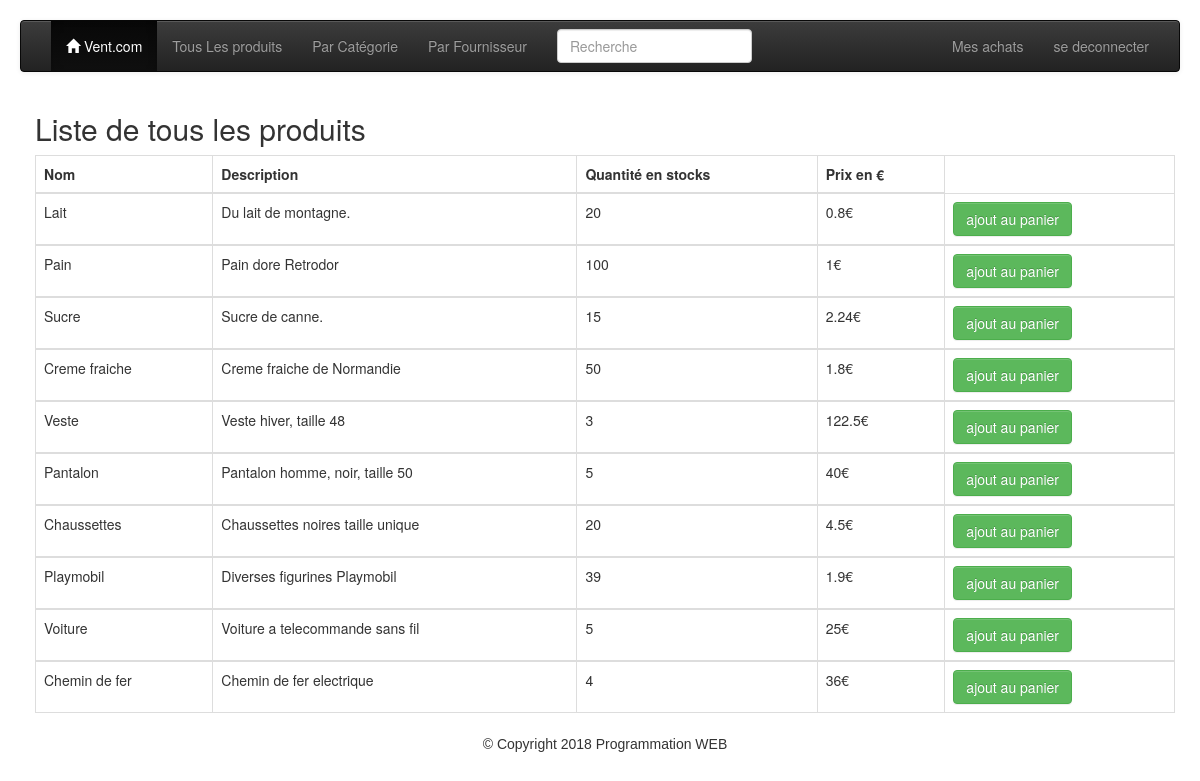
The page /listeTous.php (signed in) on the database its author committed.
### tables this page shows
CREATE TABLE `produits` (
  `pid` int(11) NOT NULL,
  `nom` varchar(50) NOT NULL,
  `description` text NOT NULL,
  `qte` int(11) UNSIGNED NOT NULL,
  `prix` float UNSIGNED NOT NULL,
  `uid` int(11) NOT NULL,
  `ctid` int(11) NOT NULL
);

### auth/loader.php (called while the page is built, shortened)
<?php
spl_autoload_register(function ($class) {
    $path = explode('\\',$class);
    $class = array_pop($path);
});
$idm = new Pw\Auth\Identity\IdentityManager();

### auth/IdentityManager.php (called while the page is built, shortened)
<?php
class IdentityManager implements \ArrayAccess
{
    protected $storage;
    public function __construct(&$storage = null)
    {
        if (is_array($storage)) {
            $this->storage = &$storage;
        } elseif ($storage instanceof ArrayAccess) {
            $this->storage = $storage;
        } else {
            $this->storage = &$_SESSION;
        }
    }
    public function hasIdentity()
    {
        return isset($this->storage[self::IDKEY]) && isset($this->storage[self::IDKEY]['identity']);
    }
    public function getRole()
    {
        return $this->storage[self::IDKEY]['roles'][0];
    }
    public function hasRoles()
    {
        return $this->hasIdentity() && isset($this->storage[self::IDKEY]['roles']);
    }
}

### listeTous.php (the view, shortened to what this page needs)
<!DOCTYPE html>
<html>
<head>
<?php
require("auth/EtreAuthentifie.php");
$idm->getIdentity();
$idm->getUid();
$role = $idm->getRole();
?>
<?php if($role == 'acheteur'){?>
  <link rel="stylesheet" href="/lib/bootstrap.min.css">
  </head>
  <body>
<?php include("headerclient.php");?>
<div class="container">
  <h2>Liste de tous les produits </h2>
  <table class="table table-bordered">
    <thead>
      <tr>
        <th>Nom</th>
        <th>Description</th>
        <th>Quantité en stocks</th>
        <th>Prix en €</th>
      </tr>
    </thead>
   <?php  require("db_config.php");
try {
 $db = new PDO("mysql:hostname=$hostname;dbname=$dbname",$username,$password);
 $db->setAttribute(PDO::ATTR_ERRMODE,PDO::ERRMODE_EXCEPTION);
 $SQL = "SELECT * FROM produits";
  $res=$db->query($SQL);
  if($res->rowCount()==0)
   echo "<P>la liste est vide";
   else {
   while ($row=$res->fetch()) {
                          ?>
    <tbody>
      <tr>
       <td><?php echo htmlspecialchars($row['nom'])?></td>
       <td><?php echo htmlspecialchars($row['description'])?></td>
       <?php if($row['qte']==0){?>
       <td><?php echo 'épuise'?></td>
       <?php }else{?>
       <td><?php echo $row['qte']?></td>
       <?php } ?>
       <td><?php echo $row['prix'] , "€ "?></td>
       <?php if($row['qte']==0){?>
       <td><?php echo 'indisponible'?></td>
      <?php }else{?>
       <td><a class="btn btn-success" href="commande.php?pid=<?php echo $row['pid']?>"> ajout au panier </a> </td>
     <?php } ?>
      </tr>
    </tbody>
   <?php };
   echo "</table>";
    }
} catch (Exception $e) {
 echo "Erreur SQL:".$e->getMessage();
}
include("footer.php");
}else{
  redirect("home.php");
}
?>
</div>
</body>
</html>

### headerclient.php (style rules this page uses)
body { margin: 20px; }

### rows shown on the page
produits: nom "Lait", description "Du lait de montagne.", qte "20", prix "0.8"
produits: nom "Pain", description "Pain dore Retrodor", qte "100", prix "1"
produits: nom "Sucre", description "Sucre de canne.", qte "15", prix "2.24"
produits: nom "Creme fraiche", description "Creme fraiche de Normandie", qte "50", prix "1.8"
produits: nom "Veste", description "Veste hiver, taille 48", qte "3", prix "122.5"
produits: nom "Pantalon", description "Pantalon homme, noir, taille 50", qte "5", prix "40"
produits: nom "Chaussettes", description "Chaussettes noires taille unique", qte "20", prix "4.5"
produits: nom "Playmobil", description "Diverses figurines Playmobil", qte "39", prix "1.9"
produits: nom "Voiture", description "Voiture a telecommande sans fil", qte "5", prix "25"
produits: nom "Chemin de fer", description "Chemin de fer electrique", qte "4", prix "36"
